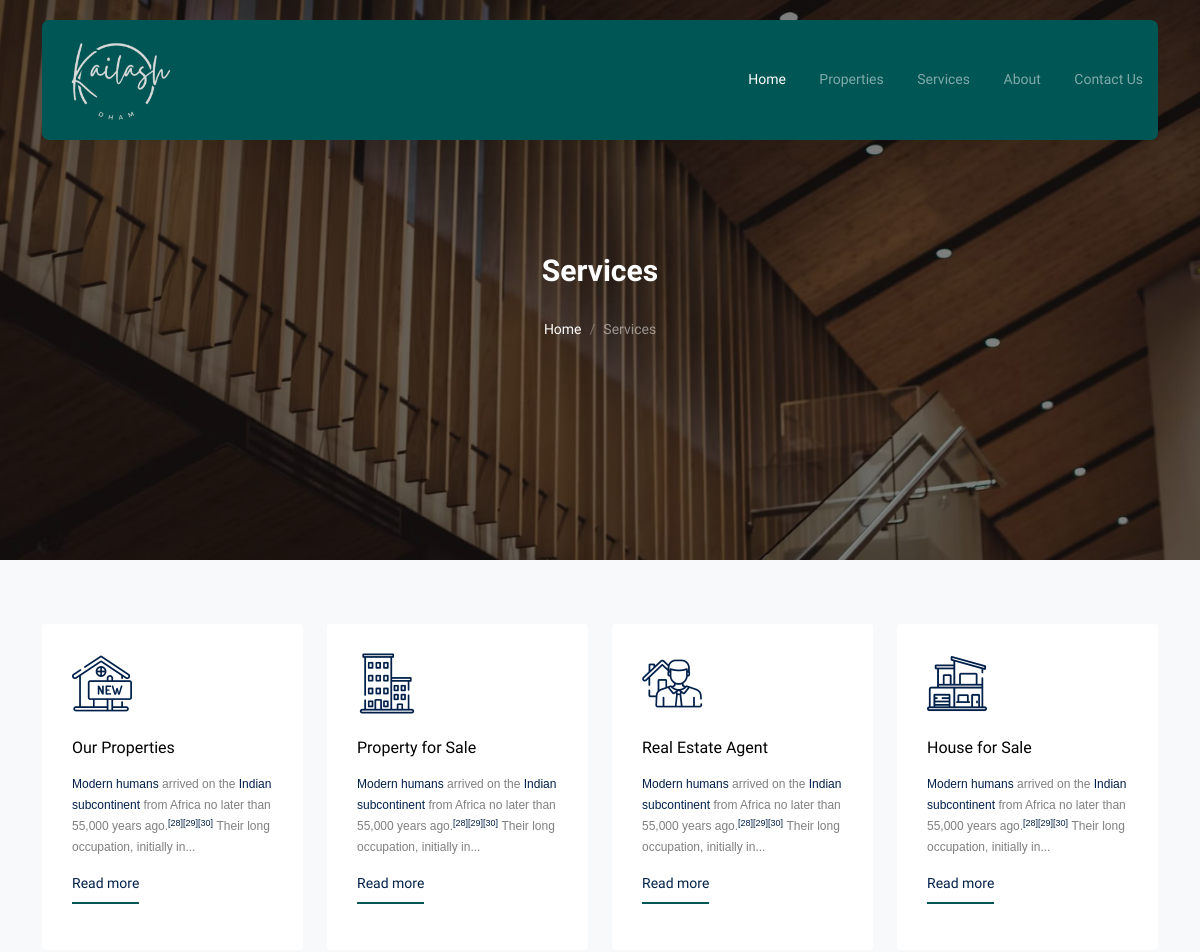
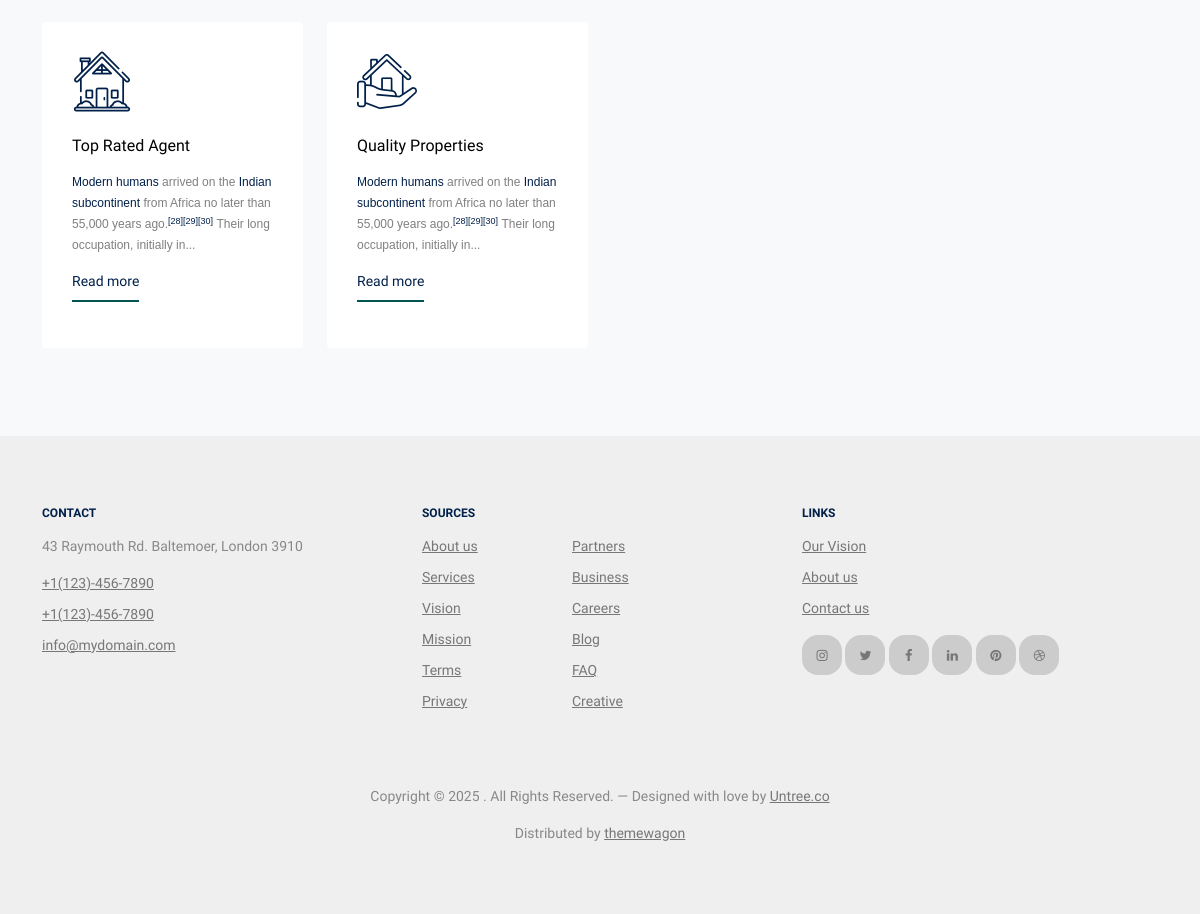
Page /services/ on the committed database (2 pictures, top to bottom).
### Home/models.py (models this page shows, shortened)
class Service(models.Model):
    Service_icon=models.CharField(max_length=100)
    Service_title=models.CharField(max_length=50)
    Service_decs=RichTextField()

### KailashDham/views.py (the view)
# urls.py: path('services/', views.services,name='services'),
def services(request):
    servicesData = Service.objects.all()
    data ={
        'servicesData': servicesData
    }
    return render(request,"services.html",data)

### Home/templatetags/extra_filters.py (called while the page is built)
@register.filter(name='word_limit')
def word_limit(value, limit=50):
    words = value.split()[:limit]
    return ' '.join(words) + '...'

### template/services.html (shortened to what this page needs)
{% extends 'base.html' %}
{% block content %}
{% load extra_filters %}
    <div
      class="hero page-inner overlay"
      style="background-image: url('/static/images/hero_bg_1.jpg')"
    >
      <div class="container">
        <div class="row justify-content-center align-items-center">
          <div class="col-lg-9 text-center mt-5">
            <h1 class="heading" data-aos="fade-up">Services</h1>
            <nav
              aria-label="breadcrumb"
              data-aos="fade-up"
              data-aos-delay="200"
            >
              <ol class="breadcrumb text-center justify-content-center">
                <li class="breadcrumb-item"><a href="index.html">Home</a></li>
                <li
                  class="breadcrumb-item active text-white-50"
                  aria-current="page"
                >
                  Services
                </li>
              </ol>
            </nav>
          </div>
        </div>
      </div>
    </div>
    <div class="section bg-light">
      <div class="container">
        <div class="row">
          {% for n in servicesData%}
          <div class="col-6 col-lg-3" data-aos="fade-up" data-aos-delay="300">
            <div class="box-feature mb-4">
              <span class="{{n.Service_icon}} mb-4 d-block"></span>
              <h3 class="text-black mb-3 font-weight-bold">
                {{n.Service_title}}
              </h3>
              <p class="text-black-50">
                {{n.Service_decs|word_limit:30|safe}}
              </p>
              <p><a href="{% url 'service-details' n.id %}" class="learn-more">Read more</a></p>
            </div>
          </div>
          {% endfor %}
        </div>
      </div>
    </div>
    {% endblock %}

### rows in the picture
Service: Service_title "Our Properties", Service_decs "Modern humans arrived on the Indian subcontinent from Africa no later than 55,000 years ago. [28] [29] [30] Their long occupation, initially in..."
Service: Service_title "Property for Sale", Service_decs "Modern humans arrived on the Indian subcontinent from Africa no later than 55,000 years ago. [28] [29] [30] Their long occupation, initially in..."
Service: Service_title "Real Estate Agent", Service_decs "Modern humans arrived on the Indian subcontinent from Africa no later than 55,000 years ago. [28] [29] [30] Their long occupation, initially in..."
Service: Service_title "House for Sale", Service_decs "Modern humans arrived on the Indian subcontinent from Africa no later than 55,000 years ago. [28] [29] [30] Their long occupation, initially in..."
Service: Service_title "Top Rated Agent", Service_decs "Modern humans arrived on the Indian subcontinent from Africa no later than 55,000 years ago. [28] [29] [30] Their long occupation, initially in..."
Service: Service_title "Quality Properties", Service_decs "Modern humans arrived on the Indian subcontinent from Africa no later than 55,000 years ago. [28] [29] [30] Their long occupation, initially in..."
